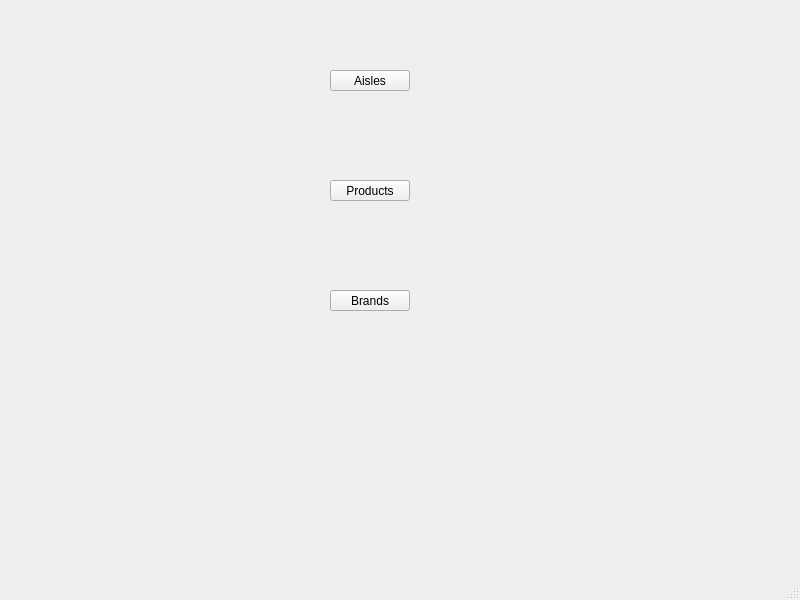
<?xml version="1.0" encoding="UTF-8"?>
<ui version="4.0">
 <class>Reports</class>
 <widget class="QMainWindow" name="Reports">
  <property name="geometry">
   <rect>
    <x>0</x>
    <y>0</y>
    <width>800</width>
    <height>600</height>
   </rect>
  </property>
  <property name="windowTitle">
   <string>MainWindow</string>
  </property>
  <widget class="QWidget" name="centralwidget">
   <widget class="QPushButton" name="aisles">
    <property name="geometry">
     <rect>
      <x>330</x>
      <y>70</y>
      <width>80</width>
      <height>21</height>
     </rect>
    </property>
    <property name="text">
     <string>Aisles</string>
    </property>
   </widget>
   <widget class="QPushButton" name="products">
    <property name="geometry">
     <rect>
      <x>330</x>
      <y>180</y>
      <width>80</width>
      <height>21</height>
     </rect>
    </property>
    <property name="text">
     <string>Products</string>
    </property>
   </widget>
   <widget class="QPushButton" name="brands">
    <property name="geometry">
     <rect>
      <x>330</x>
      <y>290</y>
      <width>80</width>
      <height>21</height>
     </rect>
    </property>
    <property name="text">
     <string>Brands</string>
    </property>
   </widget>
  </widget>
  <widget class="QStatusBar" name="statusbar"/>
 </widget>
 <resources/>
 <connections/>
</ui>
